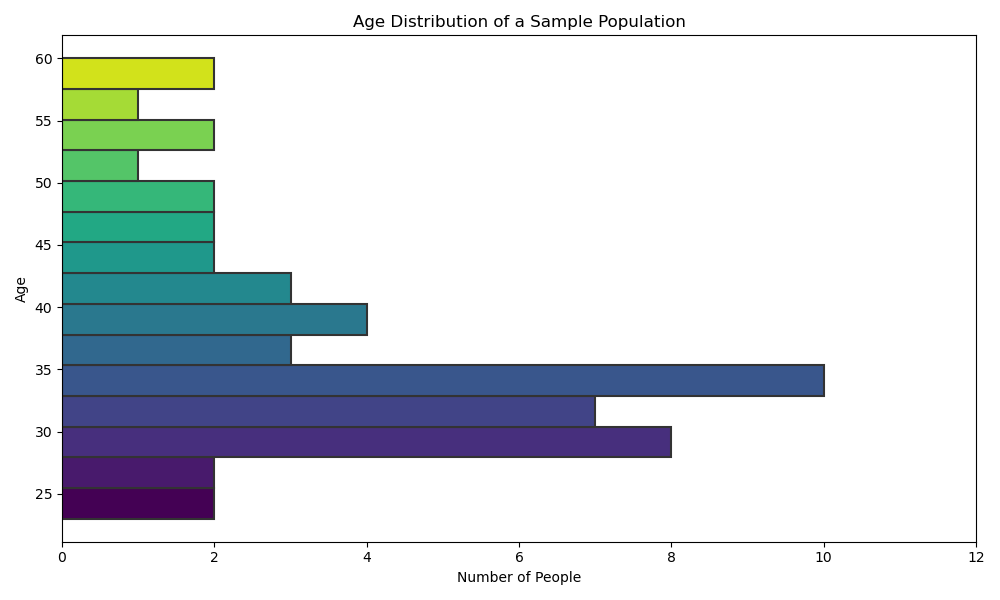

Generate this figure with Python:

import matplotlib.pyplot as plt

# Data points (ages)
ages = [
    23, 25, 27, 27, 28, 28, 28, 29, 30, 30, 30, 30,
    31, 31, 31, 32, 32, 32, 32, 33, 33, 33, 33, 33,
    34, 34, 35, 35, 35, 36, 37, 37, 38, 38, 39, 40,
    41, 42, 42, 43, 45, 46, 47, 48, 50, 51, 53, 55,
    56, 58, 60
]

# Creating the histogram
fig, ax = plt.subplots(figsize=(10, 6))  # Width and height of the chart
n, bins, patches = ax.hist(ages, bins=15, orientation='horizontal', color='#6a0dad', edgecolor='#333333', linewidth=1.5)

# Customize the plot
ax.set_title('Age Distribution of a Sample Population')
ax.set_xlabel('Number of People')
ax.set_ylabel('Age')
ax.set_xlim(0, 12)  # Adjusting the x-axis to fit the longest bar for clarity

# Set the color of each bar
for i, patch in enumerate(patches):
    patch.set_facecolor(plt.cm.viridis(i / len(patches)))  # Gradient color using viridis colormap

plt.tight_layout()
plt.show()
